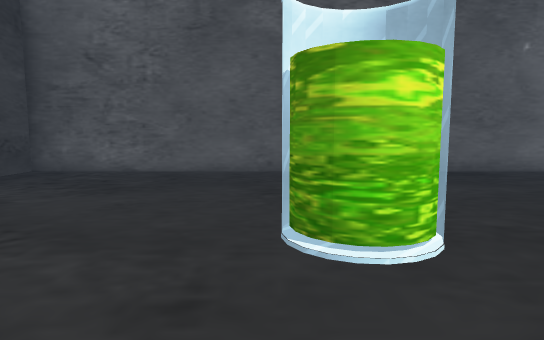
view 1 (above)

14 first-person views from a walk through a Unity game level. The camera is 1.2 m above the floor, tilts 6° down and sees 75° across. The floor is counted in squares, 1 m on a side. Each view is taken from the middle of a square. On the plan, view 1 faces up. The plan holds only what a view shows up to about 14 squares ahead; the rest is blank. The place goes on beyond the plan.

view 2
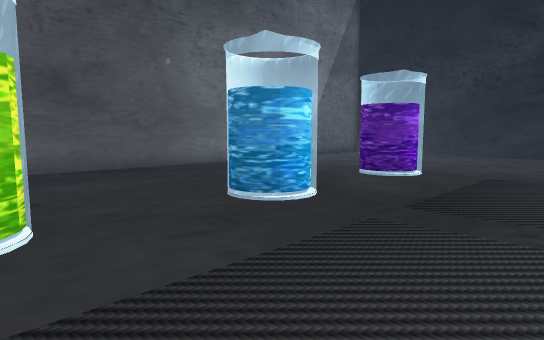

view 3
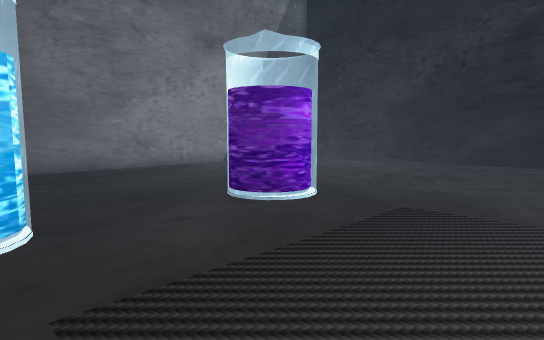

view 4
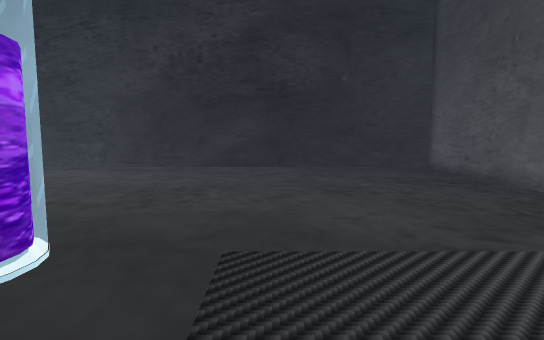

view 5
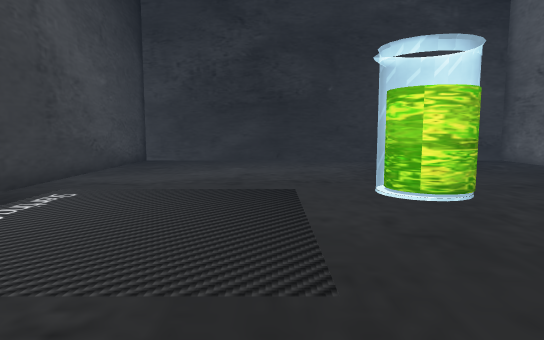

view 6
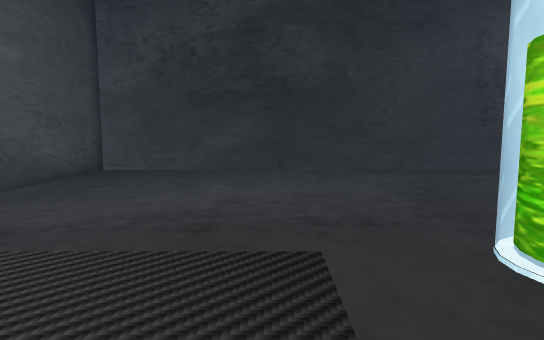

view 7
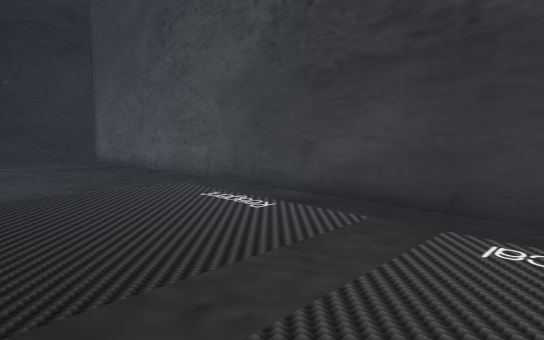

view 8
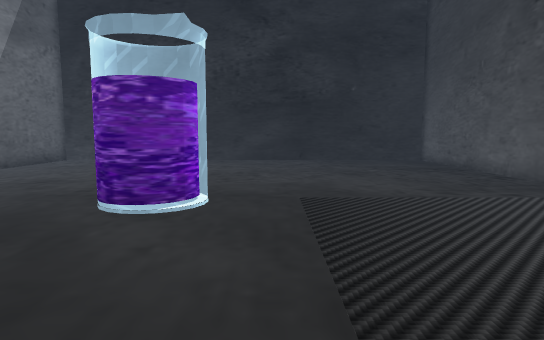

view 9
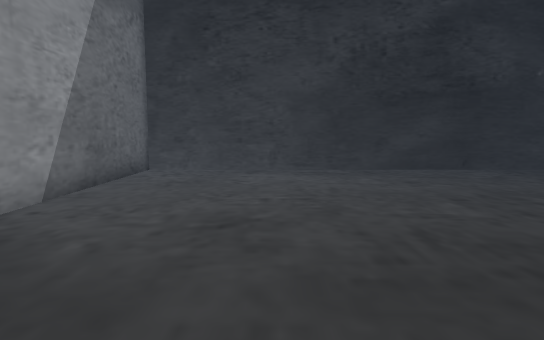

view 10
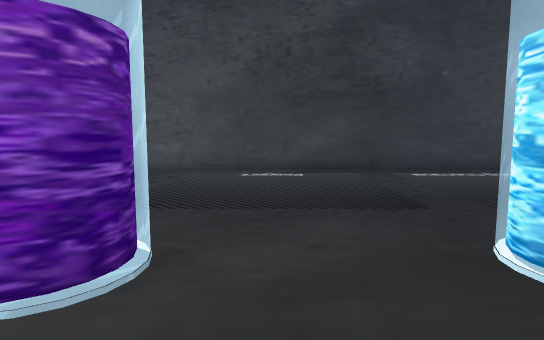

view 11
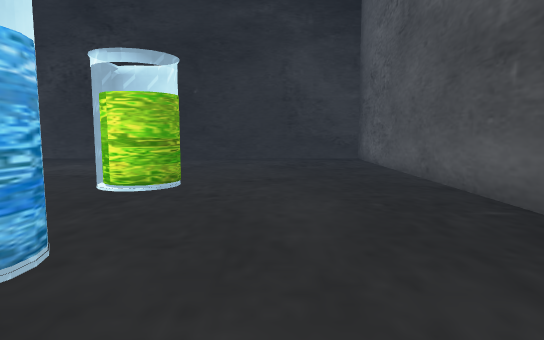

view 12
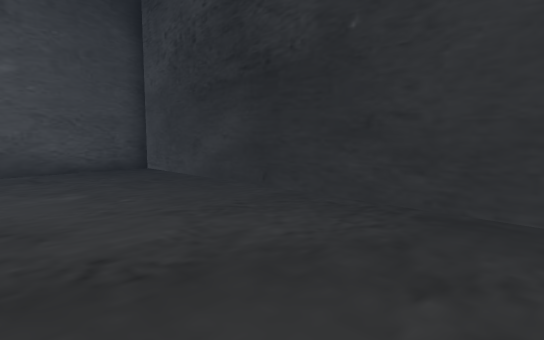

view 13
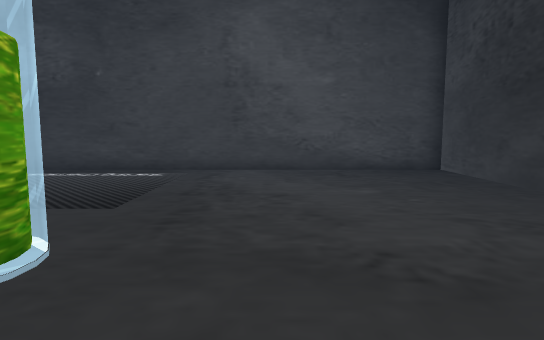

view 14
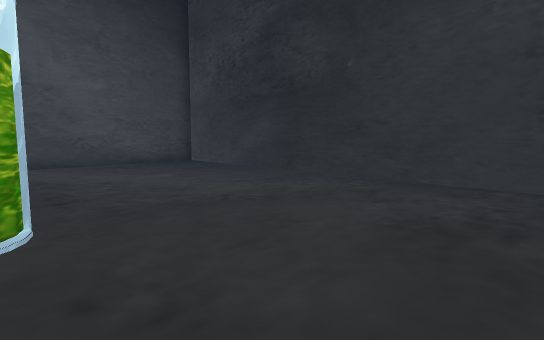

### Floor plan
Key: @ floor where view 1 was taken; # wall or solid block; . floor; = window, fence, low wall or low ledge.
Columns run from 8 left of view 1 to 21 right of it. Each row starts with its distance up from view 1.
 11 ##############################
 10 #............................#
  9 #............................#
  8 #............................#
  7 #............................#
  6 #............................#
  5 #.............=..............#
  4 #........#...=.=...#.........#
  3 #.............=..............#
  2 #............................#
  1 #............................#
  0 #.......@....................#
 -1 #............................#
 -2 #............................#
 -3 #............................#
 -4 #............................#
 -5 ##############################

Positions as (right, up) in squares from view 1, and headings:
1: (0, 0), facing up
2: (1, -1), facing up-right
3: (6, -1), facing up-right
4: (8, 1), facing right
5: (8, 1), facing left
6: (4, 1), facing left
7: (4, 1), facing down-right
8: (5, 2), facing right
9: (9, 7), facing right
10: (9, 7), facing down
11: (9, 7), facing left
12: (-2, 7), facing down-left
13: (-2, 7), facing down
14: (1, 9), facing down-left
